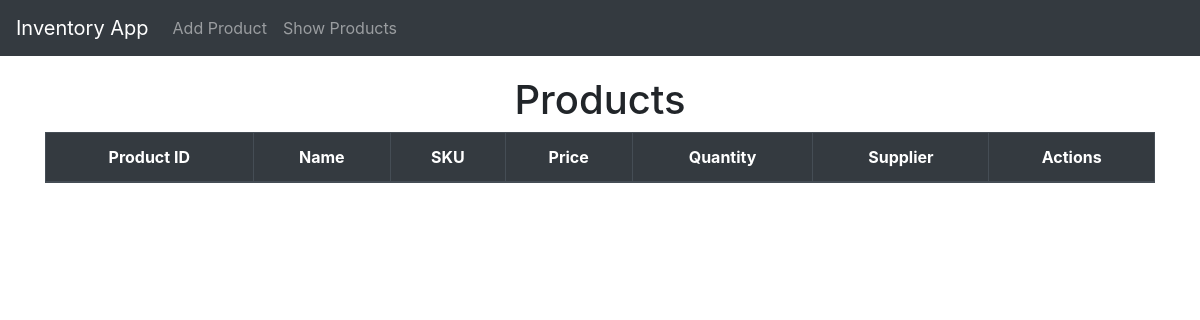
The page /list/ on the database as committed earlier.
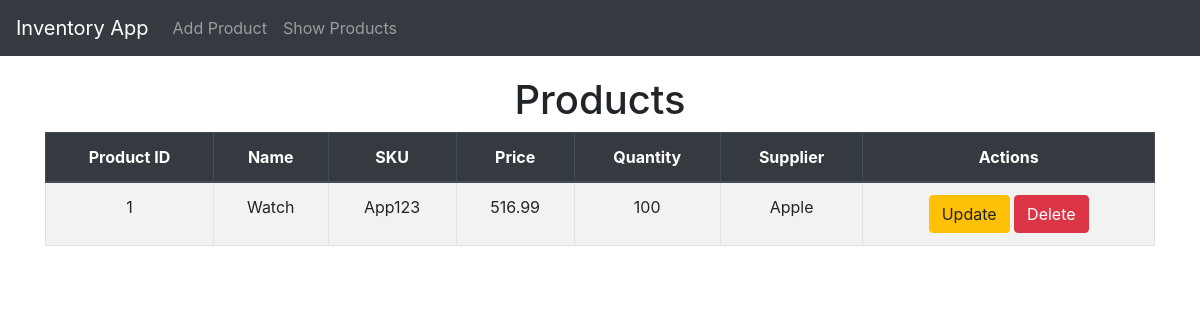
The same page on the database as committed later.
### invApp/models.py (models this page shows, shortened)
class Product(models.Model):
    product_id = models.AutoField(primary_key = True)
    name = models.CharField(max_length = 100)
    sku = models.CharField(max_length = 50, unique = True)
    price = models.FloatField()
    quantity = models.IntegerField()
    supplier = models.CharField(max_length = 100)

### invApp/views.py (the view)
# urls.py: path('list/', views.product_list_view, name='product_list'),
def product_list_view(request):
    products = Product.objects.all()
    return render(request, 'invApp/product_list.html', {'products': products})

### invApp/templates/invApp/product_list.html (shortened to what this page needs)
{% extends "invApp/layout.html" %}
{% block content %}
    <h1 class="text-center">
        Products
    </h1>
    <table class="table table-bordered table-striped text-center">
        <thead class="thead-dark">
            <tr>
                <th>Product ID</th>
                <th>Name</th>
                <th>SKU</th>
                <th>Price</th>
                <th>Quantity</th>
                <th>Supplier</th>
                <th>Actions</th>
            </tr>
        </thead>
        <tbody>
            {% for product in products %}
            <tr>
                <td>{{product.product_id}}</td>
                <td>{{product.name}}</td>
                <td>{{product.sku}}</td>
                <td>{{product.price}}</td>
                <td>{{product.quantity}}</td>
                <td>{{product.supplier}}</td>
            <td>
                <a href="{% url 'product_update' product.product_id %}"
                class="btn btn-warning">
                    Update
                </a>
                <a href="{% url 'product_delete' product.product_id %}"
                class="btn btn-danger">
                    Delete
                </a>
            </td>
            </tr>
            {% endfor %}
        </tbody>
    </table>
{% endblock content %}

Rows that differ between the two databases and show on the page:
added Product: product_id "1", name "Watch", sku "App123", price "516.99", quantity "100", supplier "Apple"
